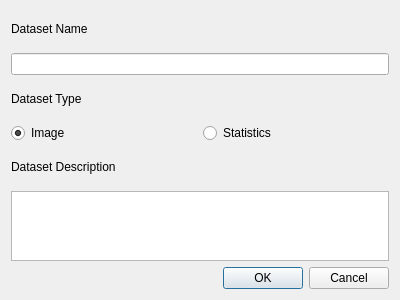
<?xml version="1.0" encoding="UTF-8"?>
<ui version="4.0">
 <class>Dialog</class>
 <widget class="QWidget" name="Dialog">
  <property name="windowModality">
   <enum>Qt::ApplicationModal</enum>
  </property>
  <property name="geometry">
   <rect>
    <x>0</x>
    <y>0</y>
    <width>400</width>
    <height>300</height>
   </rect>
  </property>
  <property name="windowTitle">
   <string>Form</string>
  </property>
  <layout class="QVBoxLayout" name="verticalLayout" stretch="1,1,1,1,1,1,0">
   <item>
    <widget class="QLabel" name="label">
     <property name="text">
      <string>Dataset Name</string>
     </property>
    </widget>
   </item>
   <item>
    <widget class="QLineEdit" name="le_dataset_name"/>
   </item>
   <item>
    <widget class="QLabel" name="label_2">
     <property name="text">
      <string>Dataset Type</string>
     </property>
    </widget>
   </item>
   <item>
    <layout class="QHBoxLayout" name="hlo_dstype">
     <item>
      <widget class="QRadioButton" name="rB_dstype_image">
       <property name="text">
        <string>Image</string>
       </property>
       <property name="checked">
        <bool>true</bool>
       </property>
      </widget>
     </item>
     <item>
      <widget class="QRadioButton" name="rB_dstype_Statistics">
       <property name="text">
        <string>Statistics</string>
       </property>
      </widget>
     </item>
    </layout>
   </item>
   <item>
    <widget class="QLabel" name="label_3">
     <property name="text">
      <string>Dataset Description</string>
     </property>
    </widget>
   </item>
   <item>
    <widget class="QPlainTextEdit" name="te_ds_desc"/>
   </item>
   <item>
    <widget class="QDialogButtonBox" name="buttonBox">
     <property name="orientation">
      <enum>Qt::Horizontal</enum>
     </property>
     <property name="standardButtons">
      <set>QDialogButtonBox::Cancel|QDialogButtonBox::Ok</set>
     </property>
     <property name="centerButtons">
      <bool>false</bool>
     </property>
    </widget>
   </item>
  </layout>
 </widget>
 <resources/>
 <connections>
  <connection>
   <sender>buttonBox</sender>
   <signal>accepted()</signal>
   <receiver>Dialog</receiver>
   <slot>accept()</slot>
   <hints>
    <hint type="sourcelabel">
     <x>248</x>
     <y>254</y>
    </hint>
    <hint type="destinationlabel">
     <x>157</x>
     <y>274</y>
    </hint>
   </hints>
  </connection>
  <connection>
   <sender>buttonBox</sender>
   <signal>rejected()</signal>
   <receiver>Dialog</receiver>
   <slot>reject()</slot>
   <hints>
    <hint type="sourcelabel">
     <x>316</x>
     <y>260</y>
    </hint>
    <hint type="destinationlabel">
     <x>286</x>
     <y>274</y>
    </hint>
   </hints>
  </connection>
 </connections>
 <slots>
  <slot>accept()</slot>
  <slot>reject()</slot>
 </slots>
</ui>
